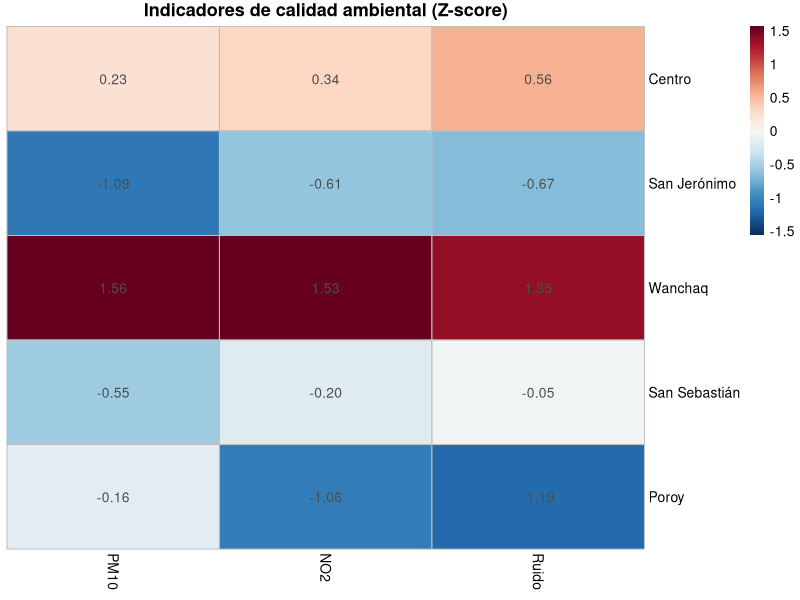
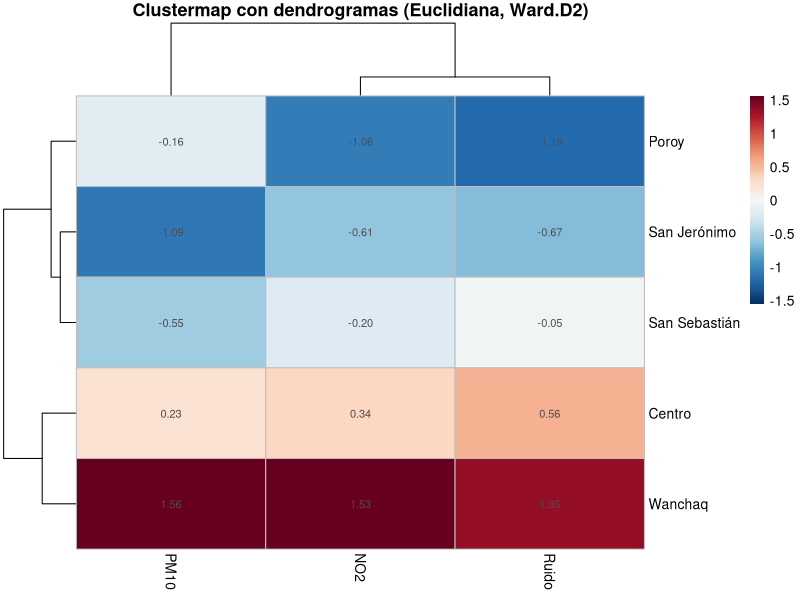

R code for these plots, in order:
library(pheatmap)
library(RColorBrewer)

# --- Parte C ---
df <- data.frame(
  PM10  = c(45.0, 28.0, 62.0, 35.0, NA),
  NO2   = c(18.2, 12.5, 25.4, 15.0, 9.8),
  Ruido = c(72, 58, 81, 65, 52),
  row.names = c("Centro", "San Jerónimo", "Wanchaq", "San Sebastián", "Poroy"))
for (col in names(df)) {
  df[is.na(df[, col]), col] <- median(df[, col], na.rm = TRUE)
}
df_z <- as.data.frame(scale(df))
print(round(df_z, 2))

lim <- max(abs(as.matrix(df_z)))
pal <- colorRampPalette(rev(brewer.pal(11, "RdBu")))(100)
brk <- seq(-lim, lim, length.out = 101)

png("parteC_heatmap_R.png", width = 7, height = 5, units = "in", res = 300)
pheatmap(as.matrix(df_z), color = pal, breaks = brk,
         cluster_rows = FALSE, cluster_cols = FALSE,
         display_numbers = TRUE, number_format = "%.2f",
         border_color = "gray", fontsize_number = 10,
         main = "Indicadores de calidad ambiental (Z-score)")
dev.off()

# --- Parte D ---
png("parteD_clustermap_R.png", width = 7, height = 6, units = "in", res = 300)
pheatmap(as.matrix(df_z),
         clustering_distance_rows = "euclidean",
         clustering_distance_cols = "euclidean",
         clustering_method = "ward.D2",
         color = pal, breaks = brk,
         display_numbers = TRUE, number_format = "%.2f",
         border_color = "gray",
         main = "Clustermap con dendrogramas (Euclidiana, Ward.D2)")
dev.off()
